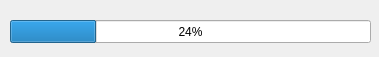
<?xml version="1.0" encoding="UTF-8"?>
<ui version="4.0">
 <class>Progress</class>
 <widget class="QDialog" name="Progress">
  <property name="geometry">
   <rect>
    <x>0</x>
    <y>0</y>
    <width>379</width>
    <height>57</height>
   </rect>
  </property>
  <property name="windowTitle">
   <string>进度</string>
  </property>
  <widget class="QProgressBar" name="progressBar">
   <property name="geometry">
    <rect>
     <x>10</x>
     <y>20</y>
     <width>361</width>
     <height>23</height>
    </rect>
   </property>
   <property name="value">
    <number>24</number>
   </property>
  </widget>
 </widget>
 <resources/>
 <connections/>
</ui>
